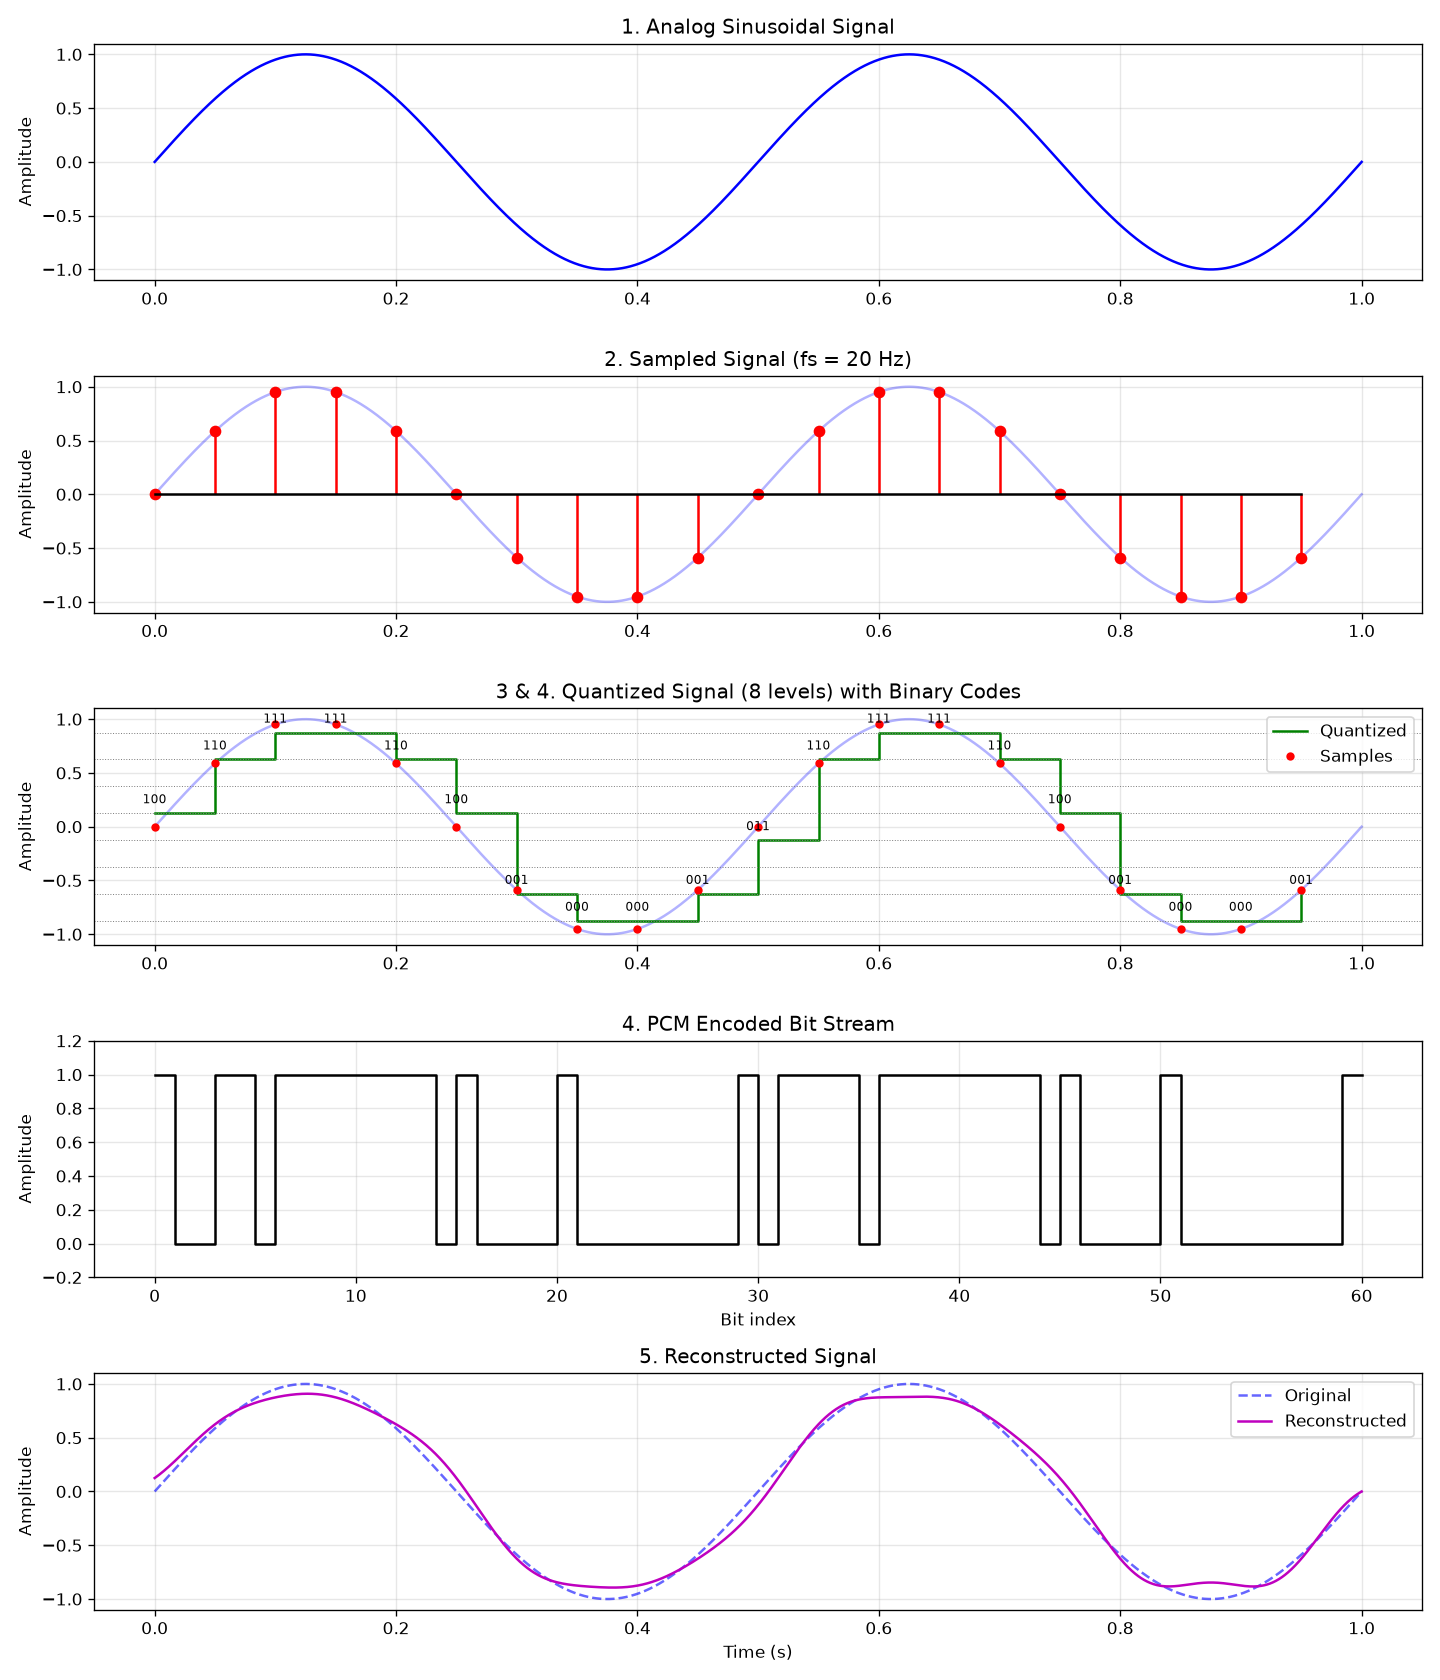

Write Python code to recreate this figure.
"""
Pulse Code Modulation (PCM)
1. Generate an analog sinusoidal signal
2. Sample it
3. Quantize the samples
4. Encode each quantized value into binary
5. Decode and reconstruct the signal
"""
import numpy as np
import matplotlib.pyplot as plt

# ---------------- Parameters ----------------
A = 1.0             # amplitude
f = 2               # analog signal frequency (Hz)
duration = 1        # seconds
fs = 20             # sampling frequency (Hz), > 2f (Nyquist)
n_bits = 3          # bits per sample
L = 2 ** n_bits     # number of quantization levels

# ---------------- 1. Analog signal ----------------
t = np.linspace(0, duration, 2000)
analog = A * np.sin(2 * np.pi * f * t)

# ---------------- 2. Sampling ----------------
ts = np.arange(0, duration, 1 / fs)
samples = A * np.sin(2 * np.pi * f * ts)

# ---------------- 3. Quantization (uniform, mid-rise) ----------------
delta = 2 * A / L                                     # step size
index = np.floor((samples + A) / delta).astype(int)   # level index 0..L-1
index = np.clip(index, 0, L - 1)
quantized = -A + (index + 0.5) * delta                # level value
q_error = samples - quantized

# ---------------- 4. Encoding (binary) ----------------
codes = [format(i, f"0{n_bits}b") for i in index]
pcm_stream = "".join(codes)

print("Pulse Code Modulation")
print(f"  Signal freq = {f} Hz, Sampling freq = {fs} Hz, Bits/sample = {n_bits}")
print(f"  Levels = {L}, Step size = {delta:.4f}\n")
print(f"{'n':>3} {'Time':>6} {'Sample':>9} {'Level':>6} {'Quantized':>10} {'Binary':>7}")
for n, (tt, s, i, q, c) in enumerate(zip(ts, samples, index, quantized, codes)):
    print(f"{n:>3} {tt:>6.3f} {s:>9.4f} {i:>6} {q:>10.4f} {c:>7}")
print(f"\nPCM bit stream ({len(pcm_stream)} bits):\n{pcm_stream}")

# ---------------- 5. Decoding & Reconstruction ----------------
rx_codes = [pcm_stream[k:k + n_bits] for k in range(0, len(pcm_stream), n_bits)]
rx_index = np.array([int(c, 2) for c in rx_codes])
rx_values = -A + (rx_index + 0.5) * delta


def sinc_reconstruct(values, t_samples, t_out, fs):
    # ideal low-pass (sinc interpolation) reconstruction
    return np.array([np.sum(values * np.sinc(fs * (tt - t_samples))) for tt in t_out])


reconstructed = sinc_reconstruct(rx_values, ts, t, fs)

mse = np.mean(q_error ** 2)
sqnr = 10 * np.log10(np.mean(samples ** 2) / mse)
print(f"\nQuantization MSE = {mse:.5f}, SQNR = {sqnr:.2f} dB "
      f"(theory 6.02n + 1.76 = {6.02 * n_bits + 1.76:.2f} dB)")

# ---------------- Plot ----------------
fig, axes = plt.subplots(5, 1, figsize=(12, 14))

axes[0].plot(t, analog, "b")
axes[0].set_title("1. Analog Sinusoidal Signal")

axes[1].plot(t, analog, "b", alpha=0.3)
axes[1].stem(ts, samples, linefmt="r-", markerfmt="ro", basefmt="k-")
axes[1].set_title(f"2. Sampled Signal (fs = {fs} Hz)")

axes[2].plot(t, analog, "b", alpha=0.3)
axes[2].step(ts, quantized, "g", where="post", label="Quantized")
axes[2].plot(ts, samples, "ro", markersize=4, label="Samples")
for lvl in -A + (np.arange(L) + 0.5) * delta:
    axes[2].axhline(lvl, color="gray", linestyle=":", linewidth=0.6)
for tt, q, c in zip(ts, quantized, codes):
    axes[2].annotate(c, (tt, q), textcoords="offset points", xytext=(0, 6),
                     ha="center", fontsize=7)
axes[2].set_title(f"3 & 4. Quantized Signal ({L} levels) with Binary Codes")
axes[2].legend(loc="upper right")

bits = np.array([int(b) for b in pcm_stream])
tb = np.arange(len(bits) + 1)
axes[3].step(tb, np.append(bits, bits[-1]), "k", where="post")
axes[3].set_ylim(-0.2, 1.2)
axes[3].set_title("4. PCM Encoded Bit Stream")
axes[3].set_xlabel("Bit index")

axes[4].plot(t, analog, "b--", alpha=0.6, label="Original")
axes[4].plot(t, reconstructed, "m", label="Reconstructed")
axes[4].set_title("5. Reconstructed Signal")
axes[4].legend(loc="upper right")
axes[4].set_xlabel("Time (s)")

for ax in axes:
    ax.set_ylabel("Amplitude")
    ax.grid(True, alpha=0.3)

plt.tight_layout()
plt.savefig("pcm.png", dpi=120)
plt.show()
